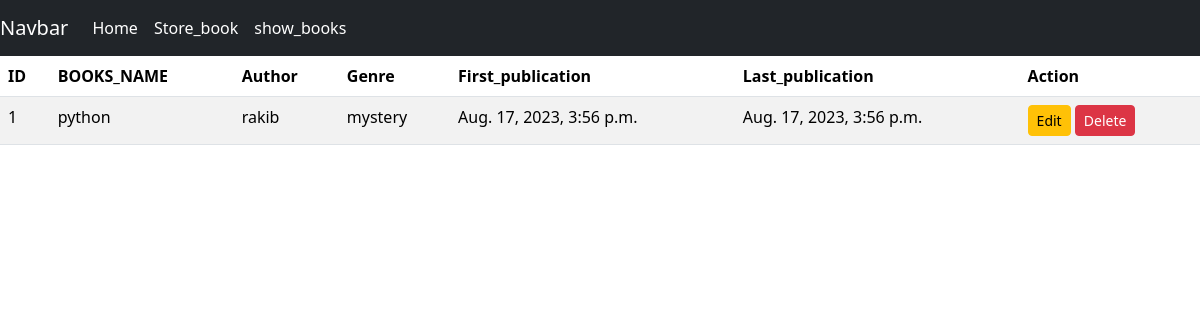
The page /book_details/1/ on the database its author committed.
### book/models.py (models this page shows)
class BookModel(models.Model):
    GENRE_CHOICES = [
        ('fiction', 'Fiction'),
        ('nonfiction', 'Non-Fiction'),
        ('mystery', 'Mystery'),
        ('fantasy', 'Fantasy'),
    ]
    id =models.IntegerField(primary_key=True)
    book_name = models.CharField(max_length=30)
    author = models.CharField(max_length=30)
    genre = models.CharField(max_length=20, choices=GENRE_CHOICES)
    first_pub = models.DateTimeField(auto_now_add=True)
    last_pub = models.DateTimeField(auto_now=True)

### book/views.py (the view)
# urls.py: path('book_details/<int:id>/',views.BookDetailsView.as_view(),name="book_details"),
class BookDetailsView(DetailView):
        model = BookModel
        template_name ='book_detail.html'
        context_object_name ='items'
        pk_url_kwarg ='id'

### book/templates/book_detail.html
{%extends 'base.html'%}
{%block content%}
<table class="table table-striped">
    <thead>
      <tr>
        <th scope="col">ID</th>
        <th scope="col">BOOKS_NAME</th>
        <th scope="col">Author</th>
        <th scope="col">Genre</th>
        <th scope="col">First_publication</th>
        <th scope="col">Last_publication</th>
        <th scope="col">Action</th>
      </tr>
    </thead>
    <tbody>
        <tr>
            <td>{{items.id}}</td>
            <td>{{items.book_name}}</td>
            <td>{{items.author}}</td>
            <td>{{items.genre}}</td>
            <td>{{items.first_pub}}</td>
            <td>{{items.last_pub}}</td>
            <td><a href="{% url 'edit_book'  items.id %}" class="btn btn-warning btn-sm">Edit</a> <a href="{% url 'delete_book'  items.id %}" class="btn btn-danger btn-sm">Delete</a></td>
          </tr>
    </tbody>
  </table>
  {%endblock%}

### rows shown on the page
BookModel: id "1", book_name "python", author "rakib", genre "mystery", first_pub "Aug. 17, 2023, 3:56 p.m.", last_pub "Aug. 17, 2023, 3:56 p.m."
